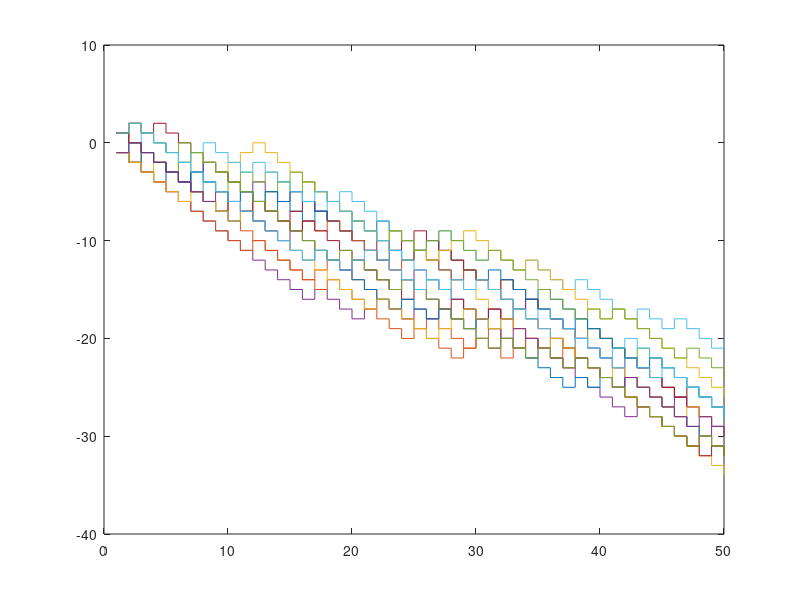

Source code (MATLAB):
clear all
close all

N = 50;
M = 20;
p = 0.2;

Z = binornd(1, p, [M, N]);
X = 2*Z - 1;

Y = cumsum(X, 2);

mean_Y = mean(Y);
var_Y = var(Y);

var_X = var(X);

stairs(Y');

Chequeo_Mu_Y = N*(2*p - 1);
Chequeo_sigma_Y = N*(var_X);

